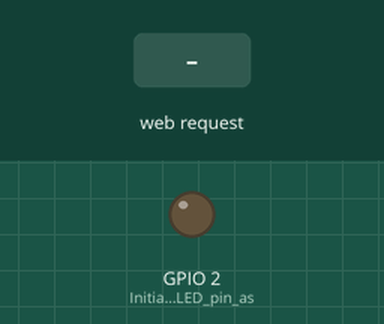
A program run on a simulated ESP8266 (NodeMCU). Shown: output pins drawn as LEDs (lit = HIGH). The test bench sets the inputs (shaded band). WiFi joins after 1.5 s; servers stay silent unless stated; not simulated (calls return 0 or success): secrets.h; what the program prints to the serial monitor is not drawn.

Above: at 3.2 s.
3.3 s: HTTP request GET /off received
At 4.1 s:
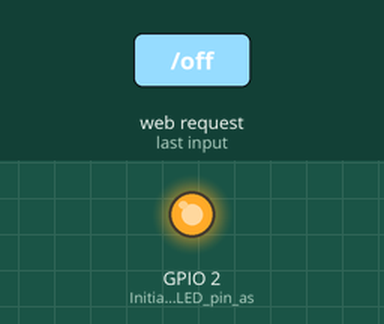
4.8 s: HTTP request GET /on received
At 5.2 s:
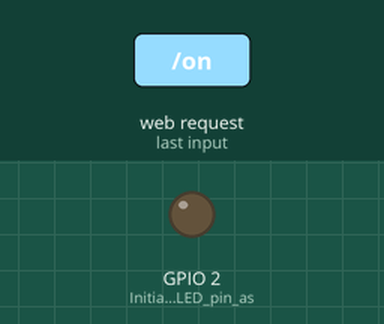
Timing chart, 0 to 7.8 s (numbered marks = the images above; inputs shaded):
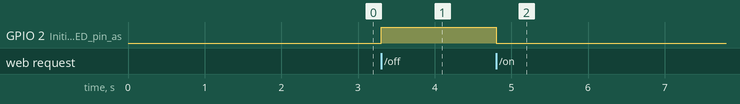

Measured:
- after the input at 3.3 s, GPIO 2 (Initialize_the_LED_pin_as): LOW → HIGH at once
- after the input at 4.8 s, GPIO 2 (Initialize_the_LED_pin_as): HIGH → LOW at once

The program:

main.cpp
```cpp
#include "HardwareSerial.h"
#include <ESP8266WiFi.h>
#include <ESP8266WebServer.h>
#include <secrets.h>

const char* htmlContent = "<body><a href=/on><button>ON</button><a/><a href=/off><button>OFF</button></a></body>";

ESP8266WebServer server(80);  // Create a web server on port 80

void handleRoot() {
  server.send(200, "text/html", htmlContent);
}

void handleLEDOn() {
  digitalWrite(LED_BUILTIN, LOW);  // Turn the LED on (LOW is the voltage level, since the LED is active low)
  server.send(200, "text/plain", "LED is ON");
}

void handleLEDOff() {
  digitalWrite(LED_BUILTIN, HIGH);  // Turn the LED off (HIGH is the voltage level, since the LED is active low)
  server.send(200, "text/plain", "LED is OFF");
}

void setup() {
  pinMode(LED_BUILTIN, OUTPUT);  // Initialize the LED pin as an output

  Serial.begin(9600);
  WiFi.begin(ssid, password);

  while (WiFi.status() != WL_CONNECTED) {
    delay(1000);
    Serial.print(".");
  }

  Serial.println("");
  Serial.println("WiFi connected");
  Serial.print("IP address: ");
  Serial.println(WiFi.localIP());

  server.on("/", handleRoot);
  server.on("/on", handleLEDOn);
  server.on("/off", handleLEDOff);

  server.begin();
  Serial.println("HTTP server started");
}

void loop() {
  server.handleClient();
}
```
